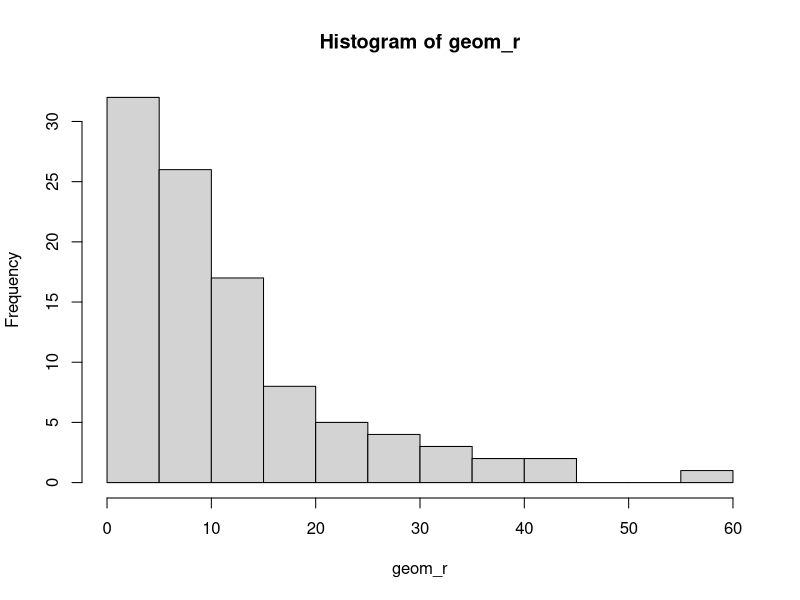
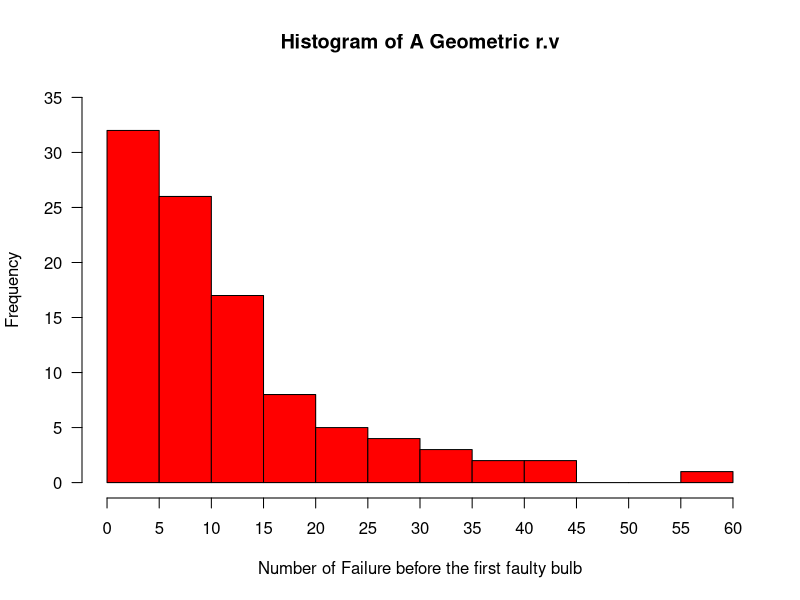
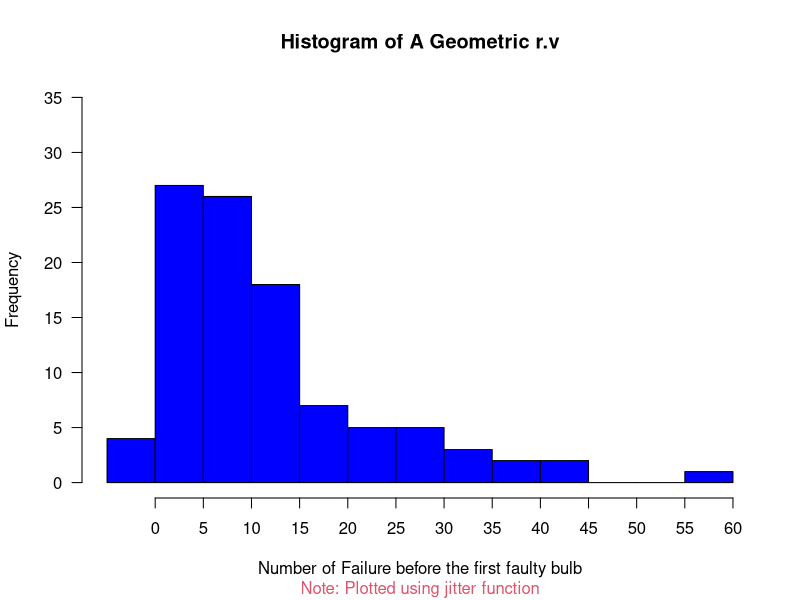
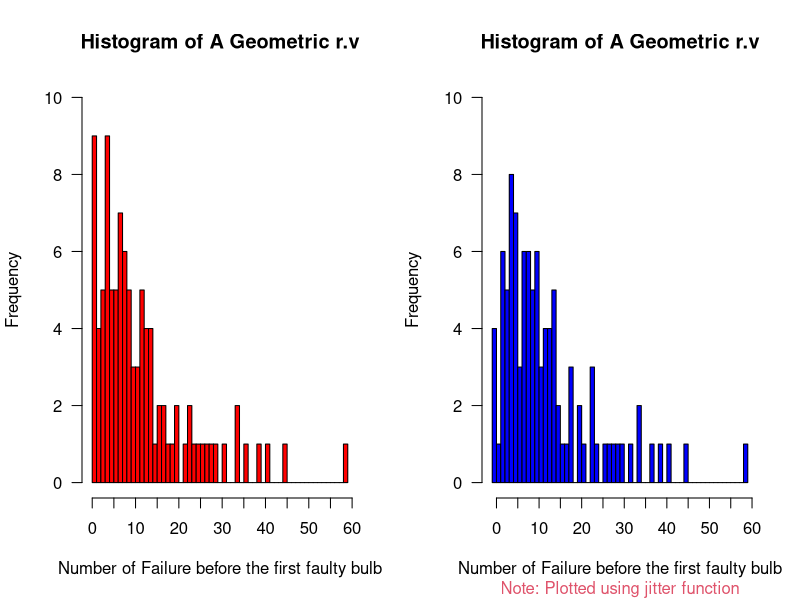
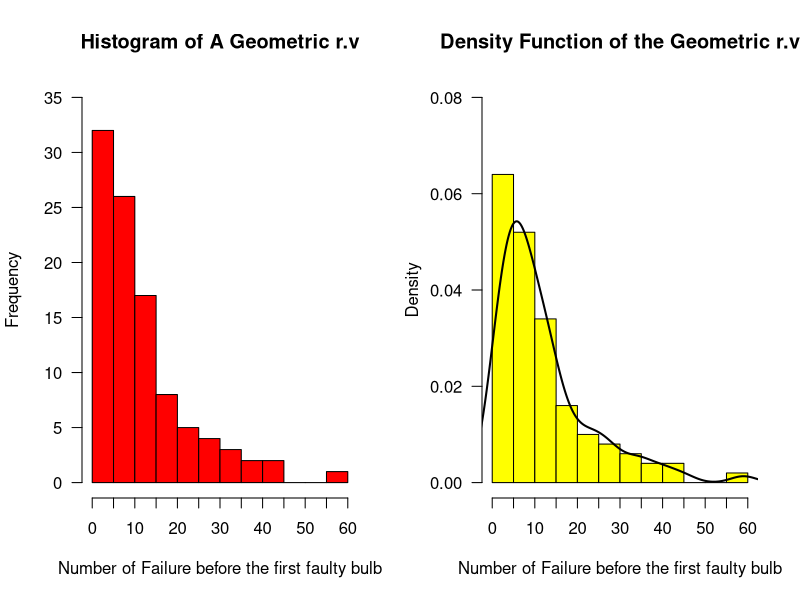
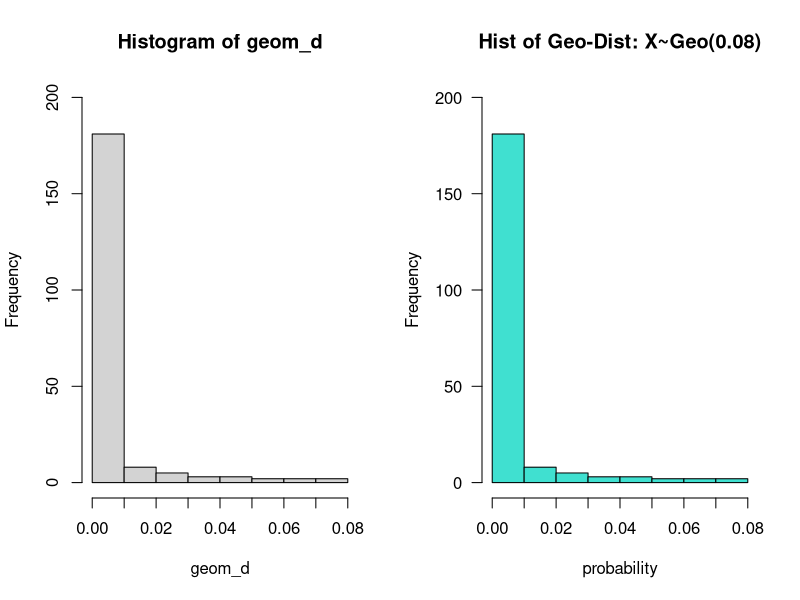
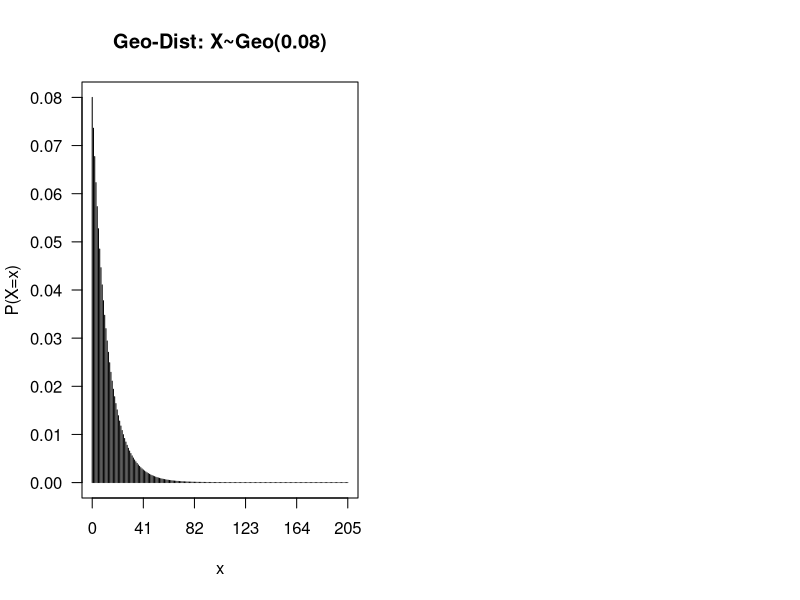
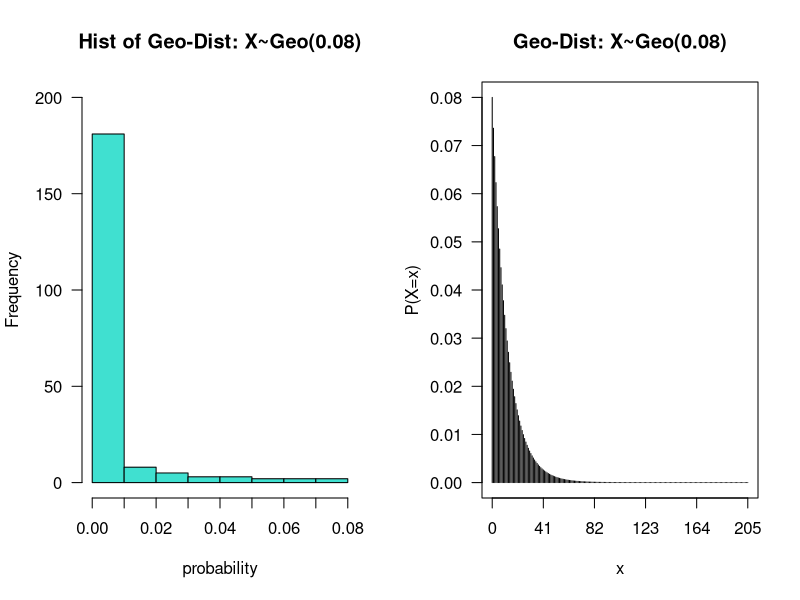

Write R code to recreate these figures, in order.
# On a particular production line
# The probability of a bulb being faulty is 0.08
# In a quality control test, items are selected at random from the production line
# It is assumed that the quality of a bulb is independent of the other
# The observation is performed 100 times
# it is known that that the control test is performed on exactly 100 bulbs at a time
# as the bulb production machine made 100 bulbs at a time
## R by default: X model the number of failure before first success
## Let X denote be "The number of bulbs picked up before the 1st faulty bulb is selected"
## Let success be "Faulty items"
## p = 0.08 & q = 0.92
set.seed(1)
n=100
geom_r=rgeom(n,0.08)
geom_r
range(geom_r)
#
# Histogram of the geom_r
#
x=hist(geom_r, breaks = "FD")
x
length(x$breaks)
hist(geom_r, breaks = "FD", ylim = c(0,35), xaxp=c(0,60,12),
     main = "Histogram of A Geometric r.v",
     xlab = "Number of Failure before the first faulty bulb",
     las = 1, col = "red")
x$counts
#
#Jitter function
#
geom_r_jitter=jitter(geom_r)
geom_r_jitter
range(geom_r_jitter)

134

#
# Histogram of the geom_r_jitter
#
hist(geom_r_jitter, breaks = "FD", ylim = c(0,35), xaxp = c(0,60,12),
     main = "Histogram of A Geometric r.v",
     sub = "Note: Plotted using jitter function",
     xlab = "Number of Failure before the first faulty bulb",
     las = 1, col = "blue", col.sub = 2)
#
# Comparing histogram of geom_r & geom_r_jitter
#
par(mfrow = c(1,2))
hist(geom_r, breaks = 50, ylim = c(0,10), xaxp=c(0,60,12),
     main = "Histogram of A Geometric r.v",
     xlab = "Number of Failure before the first faulty bulb",
     las = 1, col = "red")
hist(geom_r_jitter, breaks = 50, ylim = c(0,10), xaxp = c(0,60,12),
     main = "Histogram of A Geometric r.v",
     sub = "Note: Plotted using jitter function",
     xlab = "Number of Failure before the first faulty bulb",
     las = 1, col = "blue", col.sub = 2)
#
# The histogram & Density function of geom_r_jitter
#
par(mfrow = c(1,2))
hist(geom_r, breaks = "FD", ylim = c(0,35), xaxp=c(0,60,12),
     main = "Histogram of A Geometric r.v",
     xlab = "Number of Failure before the first faulty bulb",
     las = 1, col = "red")
hist(geom_r, freq = F, breaks = "FD", ylim = c(0,0.08), xaxp = c(0,60,12),
     main = "Density Function of the Geometric r.v",
     xlab = "Number of Failure before the first faulty bulb",
     las = 1, col = "yellow", col.sub = 2)
lines(density(geom_r), lwd = 2)
x
df.geom.x = data.frame(x$counts, x$density)
df.geom.x

135

# QUESTION 3(B)
#
#for geometric d routine
#
#
geom_d= dgeom(0:205,0.08)
geom_d
sum(geom_d)
length(geom_d)
#
# Histogram of geom_d
#
x1 = hist(geom_d, ylim = c(0,200), xaxp = c(0,0.08,8))
x1
hist(geom_d, ylim = c(0,200), xaxp = c(0,0.08,8),
     main = "Hist of Geo-Dist: X~Geo(0.08)",
     xlab = "probability",
     las = 1, col = "turquoise")
#
# x-y plot geom_d
#
# Let x be
x = seq(0,205, by = 1)
# Let y be
y = geom_d
plot(x,y, type = "h", yaxp = c(0,0.08,8), xaxp = c(0,205,5),
     main = "Geo-Dist: X~Geo(0.08)",
     xlab = "x", ylab = "P(X=x)", las = 1)
#
# Interpreting Histogram & x-y plot ofgeom_d
#
par(mfrow = c(1,2))
hist(geom_d, ylim = c(0,200), xaxp = c(0,0.08,8),
     main = "Hist of Geo-Dist: X~Geo(0.08)",
     xlab = "probability",
     las = 1, col = "turquoise")
plot(x,y, type = "h", yaxp = c(0,0.08,8), xaxp = c(0,205,5),
     main = "Geo-Dist: X~Geo(0.08)",
     xlab = "x", ylab = "P(X=x)", las = 1)
x1$counts

136

# QUESTION 3(C)
phi = function(u, prob){
  u = exp(1i*u)
  ch = prob/(1-((1-prob)*u))
}
func= function(u,x,prob){
  Re(phi(u,prob)*exp(-1i*u*x)/(2*pi*(1-exp(-1i*u))))
}
derive_integral = function(v,p1){
  integral = (0.5- integrate(func,-pi,0,x=v,prob=p1)$value-
                integrate(func,0,pi,x=v,prob=p1)$value)
  integral;
}
#
# Working Examples using derive_integral
#
#for x =0,1,2,3,4, to find pdf from given cdf
#use f(0)= a(1), f(1)= a(2)-a(1)
p4 = derive_integral(5,0.08) - derive_integral(4,0.08)
p4
dgeom(4,0.08)
p7 = derive_integral(8,0.08) - derive_integral(7,0.08)
p7
dgeom(7,0.08)
p_greater_10 = 1 - derive_integral(11, 0.08)
p_greater_10
sum(dgeom(11:205,0.08))
p_less_150 = derive_integral(150, 0.08)
p_less_150
sum(dgeom(0:149,0.08))
p_greater_equ_100 = 1 - derive_integral(100, 0.08)
p_greater_equ_100
sum(dgeom(100:205,0.08))
p_less_equ_97 = derive_integral(98, 0.08)
p_less_equ_97
sum(dgeom(0:97,0.08))

137

p_greater_80_less_120 = derive_integral(120,0.08) - derive_integral(81,0.08)
p_greater_80_less_120
sum(dgeom(81:119,0.08))
p_greater_equ_15_less_equ_30 = derive_integral(31,0.08) - derive_integral(15,0.08)
p_greater_equ_15_less_equ_30
sum(dgeom(15:30,0.08))
p_greater_75_less_equ_205 = derive_integral(206,0.08) - derive_integral(76,0.08)
p_greater_75_less_equ_205
sum(dgeom(76:205,0.08))
p_greater_equ_55_less_193 = derive_integral(193,0.08) - derive_integral(55,0.08)
p_greater_equ_55_less_193
sum(dgeom(55:192,0.08))
#
#loop for cdf
#
cdf_geometric = numeric(205)
for (i in 1:205){
  cdf_geometric[i] = derive_integral(v=i,0.08)
}
cdf_geometric
#
# Histogram of cdf_geometric (CDF)
#
cdf = hist(cdf_geometric, breaks = 10, ylim = c(0,200),xaxp = c(0,1,10),
           main = "Histogram of Cdf of the Geo-Dist",
           xlab = "x", ylab = expression(P("X"<="x")),
           las = 1, col = "green")
#
# Histogram of geom_d (PDF)
#
geom_d= dgeom(0:205,0.08)
geom_d
pdf = hist(geom_d, ylim = c(0,200), xaxp = c(0,0.08,8),
           main = "Histogram of Pdf of the Geo-Dist: X~Geo(0.08)",
           xlab = "probability", ylab = "P(X=x)",
           las = 1, col = "turquoise")

138

#
# Comparing Histogram of geom_d (PDF) & cdf_geometric (CDF)
#
par(mfrow = c(1,2))
pdf = hist(geom_d, ylim = c(0,200), xaxp = c(0,0.08,8),
           main = "Histogram of Pdf of the Geo-Dist: X~Geo(0.08)",
           xlab = "probability",
           las = 1, col = "turquoise")
cdf = hist(cdf_geometric, breaks = 10, ylim = c(0,200),xaxp = c(0,1,10),
           main = "Histogram of Cdf of the Geo-Dist",
           xlab = "x", ylab = expression(P("X"<="x")),
           las = 1, col = "green")
pdf$counts
cdf$counts
#
# x-y plot of cdf_geometric
#
x_cdf = seq(0,204,by=1)
y_cdf = cdf_geometric
plot(x_cdf, y_cdf, type = "s", xaxp = c(0,205,41), yaxp = c(0,1,10),
     main = "CDF of the Geo-Dist",
     xlab = "x", ylab = expression(P("X"<="x")), las = 1)
#
# x-y plot of geom_d (PDF)
#
x = seq(0,205, by = 1)
y = geom_d
plot(x,y, type = "h", yaxp = c(0,0.08,8), xaxp = c(0,205,5),
     main = "Pdf of the Geo-Dist: X~Geo(0.08)",
     xlab = "x", ylab = "P(X=x)", las = 1)
# Blue Example
p15 = derive_integral(16,0.08) - derive_integral(15,0.08)
p15
dgeom(15,0.08)
derive_integral(16,0.08)
derive_integral(15,0.08)

139

# Green Example
p30 = derive_integral(31,0.08) - derive_integral(30,0.08)
p30
dgeom(30,0.08)
p_less_equ_30 = derive_integral(31,0.08)
p_less_equ_30
p_less_equ_29 = derive_integral(30,0.08)
p_less_equ_29
# Red Example
p_less_equ_145 = derive_integral(146,0.08)
p_less_equ_145
sum(dgeom(0:145,0.08))
